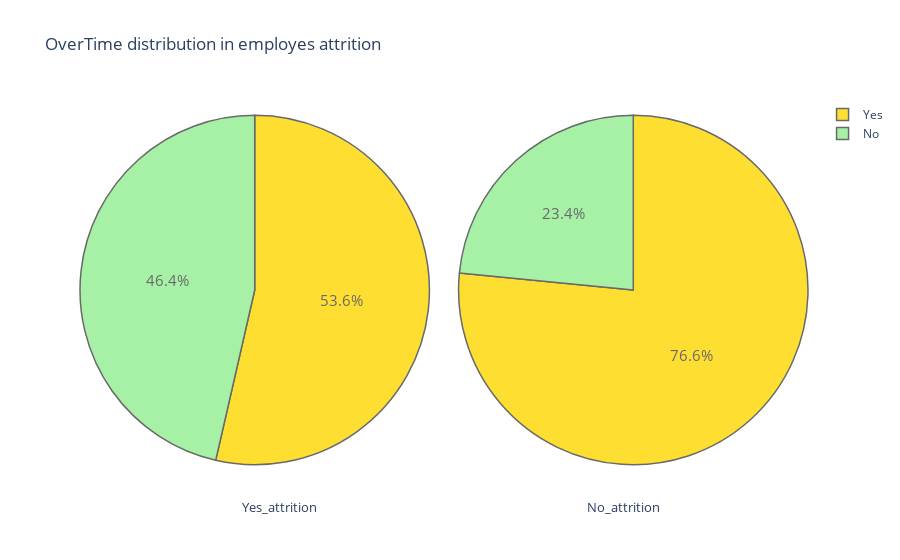

The code cell stored with this chart in its notebook:
### Code cell
''''''
plot_pie('OverTime')
barplot('OverTime',True)
plot_pie('BusinessTravel')
barplot('BusinessTravel',True)
plot_pie('JobRole')
barplot('JobRole',True)
plot_pie('Department') 
barplot('Department',True)
plot_pie('MaritalStatus') 
barplot('MaritalStatus',True)
plot_pie('EducationField') 
barplot('EducationField',True)
plot_pie('Education') 
barplot('Education',False)
plot_pie('EnvironmentSatisfaction')
barplot('EnvironmentSatisfaction',False)
plot_pie('JobInvolvement')
barplot('JobInvolvement', False)
plot_pie('JobLevel')
barplot('JobLevel',False)
plot_pie('JobSatisfaction')
barplot('JobSatisfaction',False)
plot_pie('PerformanceRating')
barplot('PerformanceRating',False)
plot_pie('RelationshipSatisfaction')
barplot('RelationshipSatisfaction', False)
plot_pie('StockOptionLevel')
barplot('StockOptionLevel', False)
plot_pie('WorkLifeBalance')
barplot('WorkLifeBalance', False)
''''''

### Figure 1 — Plotly figure (JSON) as saved in the notebook; plotly's stock layout.template omitted (floating-point values rounded to 4 significant figures)
{"data": [{"domain": {"x": [0, 0.48]}, "hoverinfo": "label+percent+name", "labels": ["Yes", "No"], "marker": {"colors": ["gold", "lightgreen", "lightcoral", "lightskyblue", "lightgrey", "orange", "white", "lightpink"], "line": {"width": 1.5}}, "name": "attrition employes", "opacity": 0.8, "textfont": {"size": 15}, "type": "pie", "values": [127, 110]}, {"domain": {"x": [0.52, 1]}, "hoverinfo": "label+percent+name", "labels": ["No", "Yes"], "marker": {"colors": ["gold", "lightgreen", "lightcoral", "lightskyblue", "lightgrey", "orange", "white", "lightpink"], "line": {"width": 1.5}}, "name": "Non attrition employes", "opacity": 0.8, "textfont": {"size": 15}, "type": "pie", "values": [944, 289]}], "layout": {"annotations": [{"font": {"size": 13}, "showarrow": false, "text": "Yes_attrition", "x": 0.22, "y": -0.1}, {"font": {"size": 13}, "showarrow": false, "text": "No_attrition", "x": 0.8, "y": -0.1}], "title": {"text": "OverTime distribution in employes attrition "}}}
